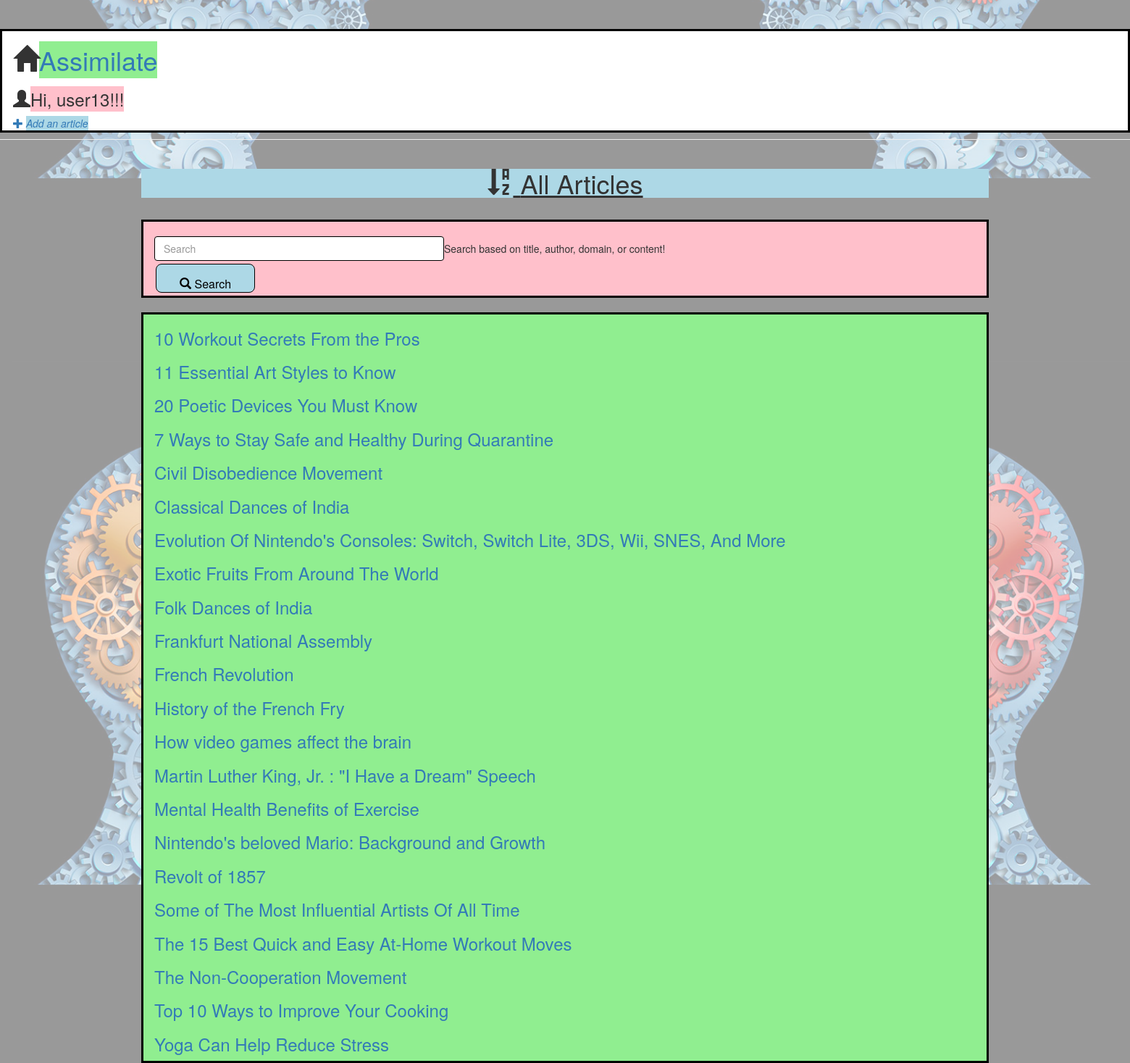
/browse/ (signed in), run on the app's committed database.
### assimilate/models.py (models this page shows, shortened)
class Post(models.Model):
    title = models.CharField(max_length=200)
    content = models.TextField()
    created_date = models.DateTimeField(default=timezone.now)
    published_date = models.DateTimeField(blank=True, null=True)
    domain = models.CharField(max_length=200, null=True)
    user = models.ForeignKey(User, on_delete=models.CASCADE, null=True,related_name='assimilate_user')

### assimilate/views.py (the view)
# urls.py: path('browse/', views.browse, name="browse"),
def browse(request):
	all_articles = Post.objects.filter(published_date__lte=timezone.now()).order_by('title')
	return render(request, 'assimilate/post_list.html', {'articles': all_articles})

### assimilate/templates/assimilate/post_list.html
{% extends 'assimilate/base.html' %}
{% block content %}
{% url 'post_list' as the_url %}
{% if request.get_full_path == the_url %}
	<div style="background-color:lightblue" align="center">
		<h1><span class="glyphicon glyphicon-user"></span><u>My Articles</u></h1>
	</div>
{% else %}
	{% url 'browse' as the_url %}
	{% if request.get_full_path == the_url %}
		<div style="background-color:lightblue" align="center">
			<h1><span class="glyphicon glyphicon-sort-by-alphabet"></span><u>    All Articles</u></h1>
		</div>
		<br>
		<div class="container pink"> <br>
			<form method="get" action="/search" class=" my-2 my-lg-0 mx-3">
			<div style="float:left;">
				<input class="form-control mr-sm-2" type="search" placeholder="Search" aria-label="Search" name="query" id="query" style="width: 400px; border: 1px solid black;" required>
				<button class="button" style="height: 40px;
							background-color: lightblue;
							text-align: center;
							vertical-align: middle;
							border: 1px solid black;
							color: black;
							border-radius: 8px;" type="submit"><span class="glyphicon glyphicon-search"></span> Search</button>
			</div>
	     		 </form>
	     		 <h5>Search based on title, author, domain, or content!</h5>
      		</div>
      		<br>
	{% endif %}
{% endif %}
<div class="container green">
{% for article in articles %}
    <article>
        <h3><a href="{% url 'post_detail' pk=article.pk %}">{{ article.title }}</a></h3>
    </article>
{% endfor %}
</div>
{% endblock %}

### assimilate/templates/assimilate/base.html (shortened to what this page needs)
{% load static %}
<!DOCTYPE html>
<html>
    <head>
        <link rel="stylesheet" href="//maxcdn.bootstrapcdn.com/bootstrap/3.2.0/css/bootstrap.min.css">
        <link rel="stylesheet" href="//maxcdn.bootstrapcdn.com/bootstrap/3.2.0/css/bootstrap-theme.min.css">
    </head>
    <body style="background-image: url('/static/assimilate/image5.png');
		background-size: 100%;
		background-position: center center;
		background-repeat: y-repeat;
		">
        <header class="page-header">
            <div class="container white">
            {% if user.is_authenticated %}
            	<h1><span class="glyphicon glyphicon-home"></span><span style="background-color: lightgreen"><a href="{% url 'home_page' %}">Assimilate</span></a></h1>
            {% else %}
            	<h1><span class="glyphicon glyphicon-home"></span><span style="background-color: lightgreen"><a href="{% url 'first_page' %}">Assimilate</span></a></h1>
            {% endif %}
            {% if user.is_authenticated %}
            	<h3><span class="glyphicon glyphicon-user"></span><span style="background-color: pink">Hi, {{user.username}}!!!</span></h3>
            {% else %}
            	<h3><span class="glyphicon glyphicon-user"></span><span style="background-color: pink">Hello, Anonymous User!!</span></h3>
            {% endif %}
            {% if user.is_authenticated %}
                <a href="{% url 'post_new' %}" class="top-menu">
                <span class="glyphicon glyphicon-plus"></span> <i><span style="background-color: lightblue">Add an article</span></i>
                </a>
	    {% endif %}
            </div>
        </header>
        <main class="content container">
            <div class="row">
                <div class="col">
                    {% block content %}
                    {% endblock %}
                </div>
            </div>
        </main>
    </body>
</html>

### assimilate/templates/assimilate/base.html (style rules this page uses)
.button { background-color: #4CAF50; border: none; color: white; padding: 16px 32px; text-align: center; text-decoration: none; display: inline-block; font-size: 16px; margin: 4px 2px; transition-duration: 0.4s; cursor: pointer; }
.green { background-color: lightgreen; width: 100%; height: 100%; border: 3px solid black; }
.pink { background-color: pink; width: 100%; height: 100%; border: 3px solid black; }
.white { background-color: white; width: 100%; height: 100%; border: 3px solid black; }

### data on the page
Post: title "10 Workout Secrets From the Pros"
Post: title "11 Essential Art Styles to Know"
Post: title "20 Poetic Devices You Must Know"
Post: title "7 Ways to Stay Safe and Healthy During Quarantine"
Post: title "Civil Disobedience Movement"
Post: title "Classical Dances of India"
Post: title "Evolution Of Nintendo's Consoles: Switch, Switch Lite, 3DS, Wii, SNES, And More"
Post: title "Exotic Fruits From Around The World"
Post: title "Folk Dances of India"
Post: title "Frankfurt National Assembly"
Post: title "French Revolution"
Post: title "History of the French Fry"
Post: title "How video games affect the brain"
Post: title "Martin Luther King, Jr. : \"I Have a Dream\" Speech"
Post: title "Mental Health Benefits of Exercise"
Post: title "Nintendo's beloved Mario: Background and Growth"
Post: title "Revolt of 1857"
Post: title "Some of The Most Influential Artists Of All Time"
Post: title "The 15 Best Quick and Easy At-Home Workout Moves"
Post: title "The Non-Cooperation Movement"
Post: title "Top 10 Ways to Improve Your Cooking"
Post: title "Yoga Can Help Reduce Stress"

### other printed values
{{ user.username }} "user13"
